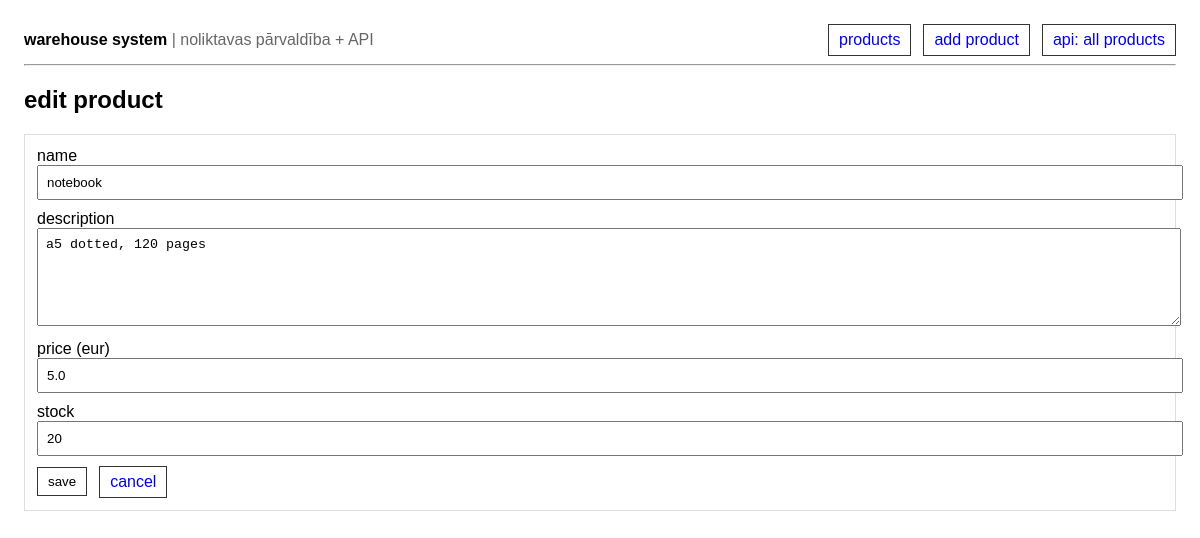
Page /products/4/edit on the committed database.
### tables this page shows
CREATE TABLE products (
                id integer primary key autoincrement,
                name text not null,
                description text not null,
                price real not null,
                stock integer not null
            );

### app/main.py (the view)
@app.get("/products/{product_id}/edit", response_class=HTMLResponse)
def ui_edit_form(request: Request, product_id: int) -> HTMLResponse:
    product = get_product(product_id)
    if not product:
        raise HTTPException(status_code=404, detail="product not found")
    return templates.TemplateResponse(
        "product_form.html",
        {"request": request, "mode": "edit", "product": product, "error": None},
    )

### app/templates/product_form.html
{% extends "base.html" %}
{% block content %}
<h2>{{ "create product" if mode == "create" else "edit product" }}</h2>
<div class="card">
  <form method="post" action="{{ '/products/create' if mode == 'create' else '/products/' ~ product.id ~ '/edit' }}">
    <div style="margin-bottom: 10px;">
      <label>name</label>
      <input name="name" required value="{{ '' if not product else product.name }}" />
    </div>
    <div style="margin-bottom: 10px;">
      <label>description</label>
      <textarea name="description" required>{{ '' if not product else product.description }}</textarea>
    </div>
    <div style="margin-bottom: 10px;">
      <label>price (eur)</label>
      <input name="price" type="number" step="0.01" required value="{{ '' if not product else product.price }}" />
    </div>
    <div style="margin-bottom: 10px;">
      <label>stock</label>
      <input name="stock" type="number" step="1" required value="{{ '' if not product else product.stock }}" />
    </div>
    <div class="row">
      <button class="btn" type="submit">save</button>
      <a class="btn" href="/products">cancel</a>
    </div>
  </form>
</div>
{% endblock %}

### app/templates/base.html (style rules this page uses)
body { font-family: Arial, sans-serif; margin: 24px; }
.row { display: flex; gap: 12px; align-items: center; flex-wrap: wrap; }
.btn { display: inline-block; padding: 6px 10px; border: 1px solid #333; background: #fff; cursor: pointer; text-decoration: none; }
input, textarea { width: 100%; padding: 8px; }
textarea { min-height: 80px; }
.card { border: 1px solid #ddd; padding: 12px; margin-bottom: 12px; }
form { margin: 0; }

### rows in the picture
products: name "notebook", description "a5 dotted, 120 pages", price "5.0", stock "20"

### other values in the picture
{{ "create product" if mode == "create" else "edit product" }} "edit product"
